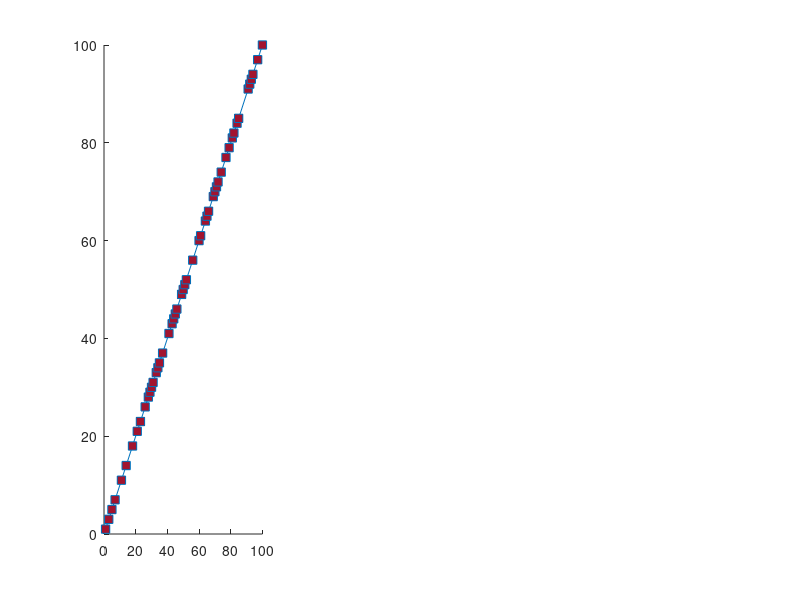

Source code (MATLAB): (Note: this script raises an error after producing the figure.)
%-------------------------------------------------------------------------------
% plot_FD_examples: fractal dimension (FD) estimate for 3 x 2D signals.
%                         (Figure 2 in [1])
%
% Syntax: plot_FD_examples()
% 
% Inputs: 
%     none
% 
% Outputs: 
%     none
% 
% Example:
%         plot_FD_examples;
% 
% 
% [1] JM O'Toole, EM Dempsey, D Van Laere, “Nonstationary coupling between heart rate and
% perfusion index in extremely preterm infants over the first day of life”, in
% preparation, 2019.


% John M. O' Toole, University College Cork
% Started: 06-06-2018
%
% last update: Time-stamp: <2019-10-04 11:12:09 (otoolej)>
%-------------------------------------------------------------------------------
function [] = plot_FD_examples()


%---------------------------------------------------------------------
% 1. generate the signals
%---------------------------------------------------------------------
N = 50; 
sig_types = {'line', '2D_CGN', '2D_WGN'};
L = length(sig_types);
kmax = 6;

x = zeros(L, N); 
y = zeros(L, N);
for n = 1:L
    [x(n, :), y(n, :)] = nonuniform_sampling(N, sig_types{n});
end


%---------------------------------------------------------------------
% 2. plot the signals and estimate the fractal dimension
%---------------------------------------------------------------------

% set up the figure:
figure(28); clf; hold all;
pp = get(gcf, 'position');
set(gcf, 'position', [pp(1:2) 700  200]);

% colours and fonts:
lc = lines(8);
fill_col = lc(7, :);
edge_col = lc(1, :);
FONT_NAME = 'helvetica';
FONT_SIZE = 10;

D = zeros(1, L);
for n = 1:L
    % plot the 2D data:
    hx(n) = subplot(1, 3, n); hold all;
    hl(n) = plot(x(n, :), y(n, :), '-s');
    set(hl(n), 'markerfacecolor', fill_col, 'color', edge_col); 
    hx(n).XAxis.Visible = 'off';
    hx(n).YAxis.Visible = 'off';    
    
    % estimate the FD:
    D(n) = fd_curves(x(n, :), y(n, :), kmax, 0); 
end


%---------------------------------------------------------------------
% 3. place FD on plots:
%---------------------------------------------------------------------
xs = [0 133 133 * 2]; ys = [106 -30];
txy = [xs(1) ys(1); xs(2) ys(1); xs(3) ys(1)];
for n = 1:L
    ht(n) = text(hx(1), txy(n, 1), txy(n, 2), ['D=' sprintf('%.1f', D(n))], ...
                 'fontname', FONT_NAME, 'fontsize', FONT_SIZE);
end


%---------------------------------------------------------------------
% for docker testing
%---------------------------------------------------------------------
PRINT_PNG = 1;
if(PRINT_PNG)
    print('./pics/docker_tests/FD_examples.png', '-dpng');
end





function [x, y] = nonuniform_sampling(N, type)
%---------------------------------------------------------------------
% 2D signals with non-uniform sampling
%---------------------------------------------------------------------
N_over = 2 * N;

switch type
  case 'line'
    x = 1:N_over; y = 1:N_over;
    
    x = datasample(x, N, 'Replace', false);
    x = sort(x);
    y = y(x);
    
  case '2D_CGN'
    x = cumsum(randn(1, N)); 
    y = cumsum(randn(1, N));
    
  case '2D_WGN'
    x = rand(1, N); 
    y = rand(1, N);
    
end
